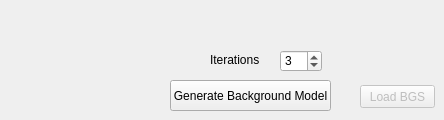
     <widget class="QWidget" name="tab">
      <attribute name="title">
       <string>BGS</string>
      </attribute>
      <widget class="QLabel" name="label_5">
       <property name="geometry">
        <rect>
         <x>210</x>
         <y>50</y>
         <width>61</width>
         <height>20</height>
        </rect>
       </property>
       <property name="text">
        <string>Iterations</string>
       </property>
      </widget>
      <widget class="QPushButton" name="computeBGS">
       <property name="geometry">
        <rect>
         <x>170</x>
         <y>80</y>
         <width>161</width>
         <height>31</height>
        </rect>
       </property>
       <property name="text">
        <string>Generate Background Model</string>
       </property>
      </widget>
      <widget class="QSpinBox" name="bgsIterations">
       <property name="geometry">
        <rect>
         <x>280</x>
         <y>50</y>
         <width>42</width>
         <height>22</height>
        </rect>
       </property>
       <property name="minimum">
        <number>2</number>
       </property>
       <property name="maximum">
        <number>10</number>
       </property>
       <property name="value">
        <number>3</number>
       </property>
      </widget>
      <widget class="QPushButton" name="loadBGSData">
       <property name="enabled">
        <bool>false</bool>
       </property>
       <property name="geometry">
        <rect>
         <x>360</x>
         <y>85</y>
         <width>75</width>
         <height>23</height>
        </rect>
       </property>
       <property name="text">
        <string>Load BGS</string>
       </property>
      </widget>
     </widget>
